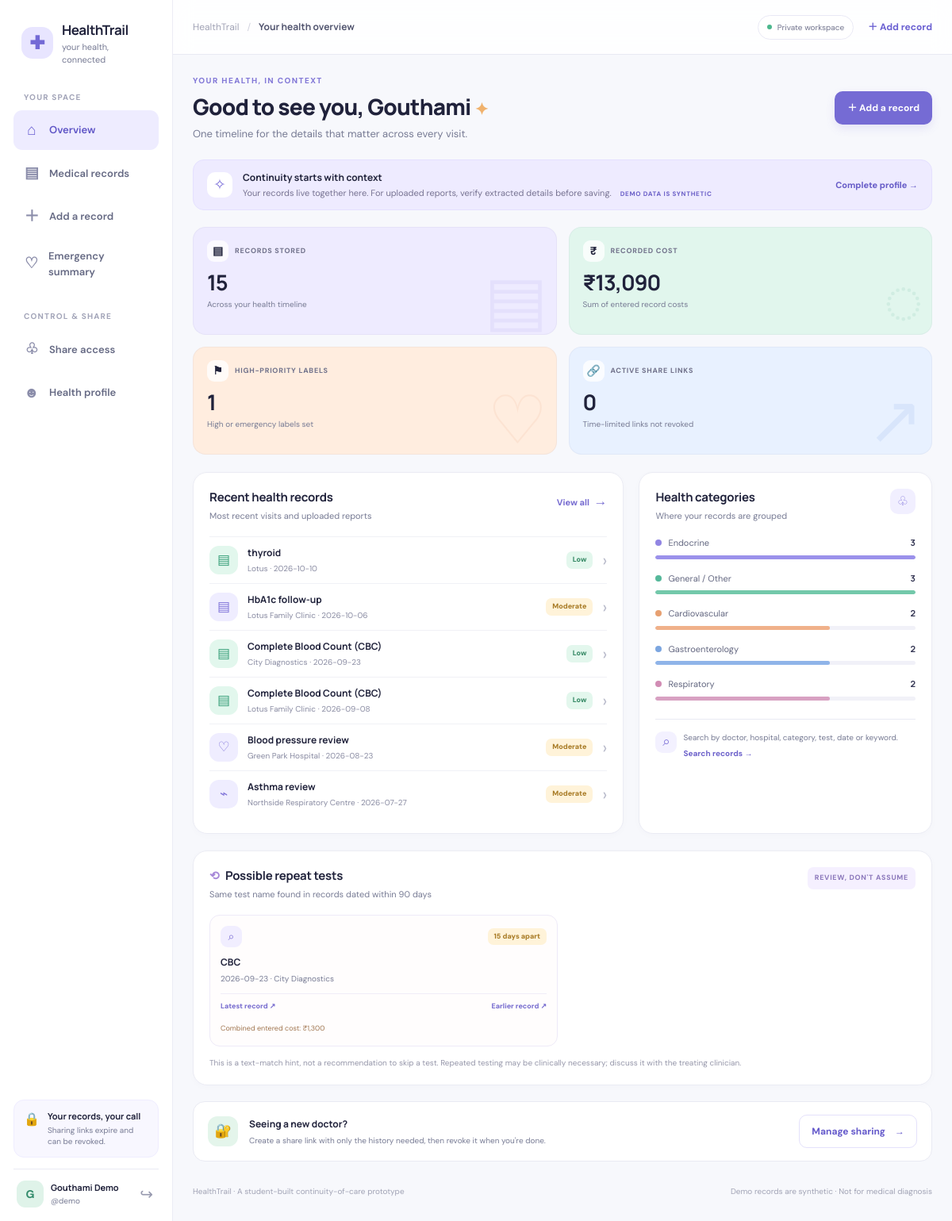
The app's page /dashboard (signed in) with its own data.
### tables this page shows
CREATE TABLE users (
                id INTEGER PRIMARY KEY AUTOINCREMENT,
                username TEXT NOT NULL UNIQUE COLLATE NOCASE,
                full_name TEXT NOT NULL,
                password_hash TEXT NOT NULL,
                allergies TEXT NOT NULL DEFAULT '',
                current_medications TEXT NOT NULL DEFAULT '',
                chronic_conditions TEXT NOT NULL DEFAULT '',
                emergency_contact TEXT NOT NULL DEFAULT '',
                created_at TEXT NOT NULL
            );

CREATE TABLE records (
                id INTEGER PRIMARY KEY AUTOINCREMENT,
                user_id INTEGER NOT NULL REFERENCES users(id) ON DELETE CASCADE,
                patient_name TEXT NOT NULL,
                record_date TEXT NOT NULL,
                doctor_name TEXT NOT NULL DEFAULT '',
                hospital_name TEXT NOT NULL DEFAULT '',
                cost REAL,
                category TEXT NOT NULL,
                severity TEXT NOT NULL,
                title TEXT NOT NULL,
                diagnosis TEXT NOT NULL DEFAULT '',
                test_type TEXT NOT NULL DEFAULT '',
                medications TEXT NOT NULL DEFAULT '',
                notes TEXT NOT NULL DEFAULT '',
                extracted_text TEXT NOT NULL DEFAULT '',
                attachment_path TEXT NOT NULL DEFAULT '',
                original_filename TEXT NOT NULL DEFAULT '',
                source_type TEXT NOT NULL DEFAULT 'manual',
                created_at TEXT NOT NULL
            );

### app.py (the view)
    @app.route("/dashboard")
    @login_required
    def dashboard():
        user = current_user()
        db = get_db()
        totals = db.execute(
            """SELECT COUNT(*) AS record_count, COALESCE(SUM(cost), 0) AS total_cost,
                      SUM(CASE WHEN severity IN ('High', 'Emergency') THEN 1 ELSE 0 END) AS priority_count
               FROM records WHERE user_id = ?""", (user["id"],)
        ).fetchone()
        recent = db.execute("SELECT * FROM records WHERE user_id = ? ORDER BY record_date DESC, id DESC LIMIT 6", (user["id"],)).fetchall()
        category_rows = db.execute(
            "SELECT category, COUNT(*) AS n FROM records WHERE user_id = ? GROUP BY category ORDER BY n DESC LIMIT 5", (user["id"],)
        ).fetchall()
        repeats = get_potential_repeats(user["id"], 4)
        active_shares = db.execute("SELECT COUNT(*) FROM share_links WHERE user_id = ? AND revoked_at IS NULL AND expires_at > ?", (user["id"], iso_now())).fetchone()[0]
        return render_template("dashboard.html", page_title="Your health overview", totals=totals, recent=recent,
                               category_rows=category_rows, repeats=repeats, active_shares=active_shares)

### app.py (called while the page is built)
def utcnow() -> datetime:
    return datetime.now(timezone.utc).replace(tzinfo=None, microsecond=0)

def iso_now() -> str:
    return utcnow().isoformat(timespec="seconds")

### templates/dashboard.html
{% extends 'base.html' %}
{% block content %}
<div class="welcome-row"><div><span class="eyebrow">YOUR HEALTH, IN CONTEXT</span><h1>Good to see you, {{ current_user()['full_name'].split()[0] }} <span class="wave">✦</span></h1><p class="muted">One timeline for the details that matter across every visit.</p></div><a class="btn btn-primary" href="{{ url_for('new_record') }}">＋ Add a record</a></div>
<div class="demo-banner"><span class="demo-icon">✧</span><div><strong>Continuity starts with context</strong><p>Your records live together here. For uploaded reports, verify extracted details before saving. <span class="demo-tag">DEMO DATA IS SYNTHETIC</span></p></div><a href="{{ url_for('profile') }}">Complete profile →</a></div>
<section class="stat-grid">
  <article class="stat-card stat-lilac"><div class="stat-top"><span class="stat-icon">▤</span><span class="stat-label">RECORDS STORED</span></div><strong>{{ totals.record_count }}</strong><p>Across your health timeline</p><div class="stat-decoration">▤</div></article>
  <article class="stat-card stat-mint"><div class="stat-top"><span class="stat-icon">₹</span><span class="stat-label">RECORDED COST</span></div><strong>₹{{ '{:,.0f}'.format(totals.total_cost or 0) }}</strong><p>Sum of entered record costs</p><div class="stat-decoration">◌</div></article>
  <article class="stat-card stat-peach"><div class="stat-top"><span class="stat-icon">⚑</span><span class="stat-label">HIGH-PRIORITY LABELS</span></div><strong>{{ totals.priority_count or 0 }}</strong><p>High or emergency labels set</p><div class="stat-decoration">♡</div></article>
  <article class="stat-card stat-blue"><div class="stat-top"><span class="stat-icon">🔗</span><span class="stat-label">ACTIVE SHARE LINKS</span></div><strong>{{ active_shares }}</strong><p>Time-limited links not revoked</p><div class="stat-decoration">↗</div></article>
</section>
<div class="dashboard-grid">
  <section class="panel recent-panel"><div class="panel-heading"><div><h2>Recent health records</h2><p>Most recent visits and uploaded reports</p></div><a class="text-link" href="{{ url_for('records') }}">View all <span>→</span></a></div>
    {% if recent %}<div class="record-list">
      {% for r in recent %}<a class="record-list-item" href="{{ url_for('record_detail', record_id=r['id']) }}"><span class="record-symbol {{ 'symbol-red' if r['severity'] in ['High','Emergency'] else ('symbol-mint' if r['severity']=='Low' else 'symbol-lilac') }}">{{ '♡' if r['category']=='Cardiovascular' else ('✚' if r['category']=='Infectious Disease' else ('⌁' if r['category']=='Respiratory' else '▤')) }}</span><span class="record-main"><strong>{{ r['title'] }}</strong><small>{{ r['hospital_name'] or 'Provider not listed' }} · {{ r['record_date'] }}</small></span><span class="severity severity-{{ r['severity']|lower }}">{{ r['severity'] }}</span><span class="row-chevron">›</span></a>{% endfor %}
    </div>{% else %}<div class="empty-state"><span>▤</span><h3>Your timeline starts here</h3><p>Add a prescription, lab report, or visit summary.</p><a class="btn btn-primary btn-small" href="{{ url_for('new_record') }}">Add first record</a></div>{% endif %}
  </section>
  <section class="panel category-panel"><div class="panel-heading"><div><h2>Health categories</h2><p>Where your records are grouped</p></div><span class="panel-icon">♧</span></div>
    {% if category_rows %}<div class="category-list">{% set max_count = category_rows[0]['n'] %}{% for c in category_rows %}<div class="category-row"><div><span class="category-dot dot-{{ loop.index }}"></span><span>{{ c['category'] }}</span><strong>{{ c['n'] }}</strong></div><div class="progress-track"><span class="progress-fill fill-{{ loop.index }}" style="width: {{ (c['n'] / max_count * 100)|round|int }}%"></span></div></div>{% endfor %}</div>{% else %}<div class="empty-inline">Categories will appear once you add records.</div>{% endif %}
    <div class="category-foot"><span>⌕</span><p>Search by doctor, hospital, category, test, date or keyword.</p><a href="{{ url_for('records') }}">Search records →</a></div>
  </section>
</div>
{% if repeats %}<section class="panel repeats-panel"><div class="panel-heading"><div><h2><span class="heading-icon">⟲</span> Possible repeat tests</h2><p>Same test name found in records dated within 90 days</p></div><span class="soft-label">REVIEW, DON'T ASSUME</span></div><div class="repeat-grid">{% for rep in repeats %}<div class="repeat-card"><div class="repeat-card-top"><span class="repeat-icon">⌕</span><span class="severity severity-moderate">{{ rep['gap'] }} days apart</span></div><strong>{{ rep['latest']['test_type'] }}</strong><p>{{ rep['latest']['record_date'] }} · {{ rep['latest']['hospital_name'] or 'Provider not listed' }}</p><div class="repeat-pair"><a href="{{ url_for('record_detail', record_id=rep['latest']['id']) }}">Latest record ↗</a><a href="{{ url_for('record_detail', record_id=rep['previous']['id']) }}">Earlier record ↗</a></div>{% if rep['combined_cost'] %}<small>Combined entered cost: ₹{{ '{:,.0f}'.format(rep['combined_cost']) }}</small>{% endif %}</div>{% endfor %}</div><p class="disclaimer-small">This is a text-match hint, not a recommendation to skip a test. Repeated testing may be clinically necessary; discuss it with the treating clinician.</p></section>{% endif %}
<div class="bottom-cta"><div class="cta-icon">🔐</div><div><strong>Seeing a new doctor?</strong><p>Create a share link with only the history needed, then revoke it when you're done.</p></div><a class="btn btn-secondary" href="{{ url_for('sharing') }}">Manage sharing <span>→</span></a></div>
{% endblock %}

### templates/base.html (shortened to what this page needs)
<!doctype html>
<html lang="en">
<head>
  <link rel="stylesheet" href="{{ url_for('static', filename='style.css') }}">
</head>
<body>
  <div class="app-shell {% if not current_user() and request.endpoint in ['login', 'signup'] %}auth-shell{% elif not current_user() %}guest-shell{% endif %}">
    {% if current_user() %}
    <aside class="sidebar">
      <a href="{{ url_for('dashboard') }}" class="brand">
        <span class="brand-mark">✚</span>
        <span><strong>HealthTrail</strong><small>your health, connected</small></span>
      </a>
      <div class="nav-label">YOUR SPACE</div>
      <nav class="side-nav">
        <a class="nav-item {% if request.endpoint == 'dashboard' %}active{% endif %}" href="{{ url_for('dashboard') }}"><span>⌂</span> Overview</a>
        <a class="nav-item {% if request.endpoint in ['records', 'record_detail', 'new_record', 'extract_upload', 'edit_record'] %}active{% endif %}" href="{{ url_for('records') }}"><span>▤</span> Medical records</a>
        <a class="nav-item {% if request.endpoint == 'new_record' %}active{% endif %}" href="{{ url_for('new_record') }}"><span>＋</span> Add a record</a>
        <a class="nav-item {% if request.endpoint == 'emergency_card' %}active{% endif %}" href="{{ url_for('emergency_card') }}"><span>♡</span> Emergency summary</a>
      </nav>
      <div class="nav-label">CONTROL & SHARE</div>
      <nav class="side-nav">
        <a class="nav-item {% if request.endpoint in ['sharing', 'public_share'] %}active{% endif %}" href="{{ url_for('sharing') }}"><span>♧</span> Share access</a>
        <a class="nav-item {% if request.endpoint == 'profile' %}active{% endif %}" href="{{ url_for('profile') }}"><span>☻</span> Health profile</a>
      </nav>
      <div class="sidebar-bottom">
        <div class="privacy-mini"><span>🔒</span><div><strong>Your records, your call</strong><p>Sharing links expire and can be revoked.</p></div></div>
        <div class="user-mini"><span class="avatar">{{ current_user()['full_name'][:1]|upper }}</span><div class="user-mini-text"><strong>{{ current_user()['full_name'] }}</strong><small>@{{ current_user()['username'] }}</small></div>
          <form method="post" action="{{ url_for('logout') }}"><input type="hidden" name="csrf_token" value="{{ csrf_token() }}"><button class="logout-icon" type="submit" title="Sign out" aria-label="Sign out">↪</button></form>
        </div>
      </div>
    </aside>
    {% endif %}
    <main class="main-area {% if not current_user() and request.endpoint in ['login', 'signup'] %}auth-main{% elif not current_user() %}guest-main{% endif %}">
      {% if current_user() %}
      <header class="topbar">
        <div class="breadcrumb"><span>HealthTrail</span><span class="crumb-sep">/</span><strong>{{ page_title or 'Overview' }}</strong></div>
        <div class="topbar-actions"><span class="secure-pill"><span class="secure-dot"></span> Private workspace</span><a class="topbar-add" href="{{ url_for('new_record') }}">＋ Add record</a></div>
      </header>
      {% endif %}
      <div class="content-wrap {% if not current_user() and request.endpoint in ['login', 'signup'] %}auth-content{% elif not current_user() %}guest-content{% endif %}">
        {% block content %}{% endblock %}
        <footer class="page-footer"><span>HealthTrail · A student-built continuity-of-care prototype</span><span>Demo records are synthetic · Not for medical diagnosis</span></footer>
      </div>
    </main>
  </div>
</body>
</html>

### records on screen
users: full_name "G", full_name "Gouthami Demo", username "demo", full_name "Gouthami"
records: category "▤", title "thyroid", hospital_name "Lotus", record_date "2026-10-10", severity "Low"
records: category "▤", title "HbA1c follow-up", hospital_name "Lotus Family Clinic", record_date "2026-10-06", severity "Moderate"
records: category "▤", title "Complete Blood Count (CBC)", hospital_name "City Diagnostics", record_date "2026-09-23", severity "Low", latest.test_type "CBC", latest.record_date "2026-09-23", hospital_name "City Diagnostics"
records: category "▤", title "Complete Blood Count (CBC)", hospital_name "Lotus Family Clinic", record_date "2026-09-08", severity "Low", category "General / Other", n "3", {{ (c['n'] / max_count * 100)|round|int }} 100 (drawn)
records: category "♡", title "Blood pressure review", hospital_name "Green Park Hospital", record_date "2026-08-23", severity "Moderate"
records: category "⌁", title "Asthma review", hospital_name "Northside Respiratory Centre", record_date "2026-07-27", severity "Moderate"

### other values on screen
{{ page_title or 'Overview' }} "Your health overview"
{{ totals.record_count }} "15"
{{ '{:,.0f}'.format(totals.total_cost or 0) }} "13,090"
{{ totals.priority_count or 0 }} "1"
{{ active_shares }} "0"
{{ c['category'] }} "Endocrine" "Cardiovascular" "Gastroenterology" "Respiratory"
{{ c['n'] }} "3" "2" "2" "2"
{{ rep['gap'] }} "15"
{{ '{:,.0f}'.format(rep['combined_cost']) }} "1,300"
